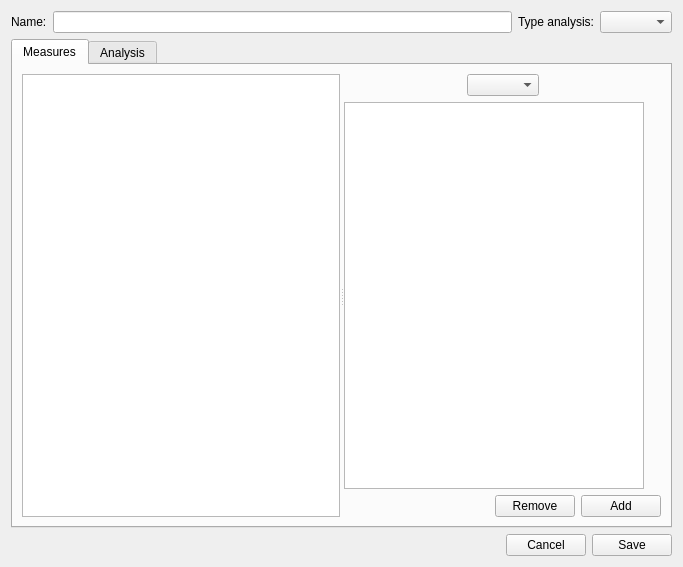
<?xml version="1.0" encoding="UTF-8"?>
<ui version="4.0">
 <class>AnalysisForm</class>
 <widget class="QWidget" name="AnalysisForm">
  <property name="geometry">
   <rect>
    <x>0</x>
    <y>0</y>
    <width>683</width>
    <height>567</height>
   </rect>
  </property>
  <property name="windowTitle">
   <string>Add analysis</string>
  </property>
  <layout class="QGridLayout" name="gridLayout">
   <item row="0" column="0">
    <layout class="QVBoxLayout" name="verticalLayout">
     <item>
      <layout class="QHBoxLayout" name="horizontalLayout_2">
       <item>
        <widget class="QLabel" name="label">
         <property name="sizePolicy">
          <sizepolicy hsizetype="Fixed" vsizetype="Preferred">
           <horstretch>0</horstretch>
           <verstretch>0</verstretch>
          </sizepolicy>
         </property>
         <property name="text">
          <string>Name:</string>
         </property>
        </widget>
       </item>
       <item>
        <widget class="QLineEdit" name="nameAnalysisText"/>
       </item>
       <item>
        <widget class="QLabel" name="label_2">
         <property name="sizePolicy">
          <sizepolicy hsizetype="Fixed" vsizetype="Preferred">
           <horstretch>0</horstretch>
           <verstretch>0</verstretch>
          </sizepolicy>
         </property>
         <property name="text">
          <string>Type analysis:</string>
         </property>
        </widget>
       </item>
       <item>
        <widget class="QComboBox" name="typeAnalysisComboBox">
         <property name="maximumSize">
          <size>
           <width>100</width>
           <height>16777215</height>
          </size>
         </property>
        </widget>
       </item>
      </layout>
     </item>
     <item>
      <widget class="QTabWidget" name="analysisTabs">
       <property name="currentIndex">
        <number>0</number>
       </property>
       <widget class="QWidget" name="inputTab">
        <attribute name="title">
         <string>Measures</string>
        </attribute>
        <layout class="QGridLayout" name="gridLayout_2">
         <item row="0" column="0">
          <widget class="QSplitter" name="inputSplitter">
           <property name="orientation">
            <enum>Qt::Horizontal</enum>
           </property>
           <property name="childrenCollapsible">
            <bool>false</bool>
           </property>
           <widget class="QListView" name="inputItemsListView">
            <property name="minimumSize">
             <size>
              <width>200</width>
              <height>0</height>
             </size>
            </property>
           </widget>
           <widget class="QWidget" name="layoutWidget">
            <layout class="QVBoxLayout" name="verticalLayout_2">
             <item>
              <layout class="QHBoxLayout" name="horizontalLayout_4">
               <item>
                <spacer name="horizontalSpacer_3">
                 <property name="orientation">
                  <enum>Qt::Horizontal</enum>
                 </property>
                 <property name="sizeHint" stdset="0">
                  <size>
                   <width>40</width>
                   <height>20</height>
                  </size>
                 </property>
                </spacer>
               </item>
               <item>
                <widget class="QComboBox" name="typeInputItemComboBox">
                 <property name="maximumSize">
                  <size>
                   <width>200</width>
                   <height>16777215</height>
                  </size>
                 </property>
                </widget>
               </item>
               <item>
                <spacer name="horizontalSpacer_4">
                 <property name="orientation">
                  <enum>Qt::Horizontal</enum>
                 </property>
                 <property name="sizeHint" stdset="0">
                  <size>
                   <width>40</width>
                   <height>20</height>
                  </size>
                 </property>
                </spacer>
               </item>
              </layout>
             </item>
             <item>
              <widget class="QTableView" name="itemInputTableView">
               <property name="minimumSize">
                <size>
                 <width>100</width>
                 <height>0</height>
                </size>
               </property>
               <property name="maximumSize">
                <size>
                 <width>300</width>
                 <height>16777215</height>
                </size>
               </property>
              </widget>
             </item>
             <item>
              <layout class="QHBoxLayout" name="horizontalLayout_3">
               <item>
                <spacer name="horizontalSpacer_2">
                 <property name="orientation">
                  <enum>Qt::Horizontal</enum>
                 </property>
                 <property name="sizeHint" stdset="0">
                  <size>
                   <width>40</width>
                   <height>20</height>
                  </size>
                 </property>
                </spacer>
               </item>
               <item>
                <widget class="QPushButton" name="removeItemInputButton">
                 <property name="text">
                  <string>Remove</string>
                 </property>
                </widget>
               </item>
               <item>
                <widget class="QPushButton" name="insertItemInputButton">
                 <property name="text">
                  <string>Add</string>
                 </property>
                </widget>
               </item>
              </layout>
             </item>
            </layout>
           </widget>
          </widget>
         </item>
        </layout>
       </widget>
       <widget class="QWidget" name="outputTab">
        <attribute name="title">
         <string>Analysis</string>
        </attribute>
        <layout class="QGridLayout" name="gridLayout_3">
         <item row="0" column="0">
          <widget class="QSplitter" name="outputSplitter">
           <property name="orientation">
            <enum>Qt::Horizontal</enum>
           </property>
           <property name="childrenCollapsible">
            <bool>false</bool>
           </property>
           <widget class="QListView" name="outputItemsListView">
            <property name="minimumSize">
             <size>
              <width>200</width>
              <height>0</height>
             </size>
            </property>
           </widget>
           <widget class="QWidget" name="layoutWidget">
            <layout class="QVBoxLayout" name="verticalLayout_3">
             <item>
              <layout class="QHBoxLayout" name="horizontalLayout_5">
               <item>
                <spacer name="horizontalSpacer_5">
                 <property name="orientation">
                  <enum>Qt::Horizontal</enum>
                 </property>
                 <property name="sizeHint" stdset="0">
                  <size>
                   <width>40</width>
                   <height>20</height>
                  </size>
                 </property>
                </spacer>
               </item>
               <item>
                <widget class="QComboBox" name="typeOutputItemComboBox">
                 <property name="enabled">
                  <bool>false</bool>
                 </property>
                 <property name="maximumSize">
                  <size>
                   <width>200</width>
                   <height>16777215</height>
                  </size>
                 </property>
                </widget>
               </item>
               <item>
                <spacer name="horizontalSpacer_6">
                 <property name="orientation">
                  <enum>Qt::Horizontal</enum>
                 </property>
                 <property name="sizeHint" stdset="0">
                  <size>
                   <width>40</width>
                   <height>20</height>
                  </size>
                 </property>
                </spacer>
               </item>
              </layout>
             </item>
             <item>
              <widget class="QTableView" name="itemOutputTableView">
               <property name="minimumSize">
                <size>
                 <width>100</width>
                 <height>0</height>
                </size>
               </property>
               <property name="maximumSize">
                <size>
                 <width>300</width>
                 <height>16777215</height>
                </size>
               </property>
              </widget>
             </item>
             <item>
              <layout class="QHBoxLayout" name="horizontalLayout_6">
               <item>
                <spacer name="horizontalSpacer_7">
                 <property name="orientation">
                  <enum>Qt::Horizontal</enum>
                 </property>
                 <property name="sizeHint" stdset="0">
                  <size>
                   <width>40</width>
                   <height>20</height>
                  </size>
                 </property>
                </spacer>
               </item>
               <item>
                <widget class="QPushButton" name="removeItemOutputButton">
                 <property name="text">
                  <string>Remove</string>
                 </property>
                </widget>
               </item>
               <item>
                <widget class="QPushButton" name="insertItemOutputButton">
                 <property name="text">
                  <string>Add</string>
                 </property>
                </widget>
               </item>
              </layout>
             </item>
            </layout>
           </widget>
          </widget>
         </item>
        </layout>
       </widget>
      </widget>
     </item>
     <item>
      <layout class="QHBoxLayout" name="horizontalLayout">
       <item>
        <spacer name="horizontalSpacer">
         <property name="orientation">
          <enum>Qt::Horizontal</enum>
         </property>
         <property name="sizeHint" stdset="0">
          <size>
           <width>40</width>
           <height>20</height>
          </size>
         </property>
        </spacer>
       </item>
       <item>
        <widget class="QPushButton" name="cancelButton">
         <property name="text">
          <string>Cancel</string>
         </property>
        </widget>
       </item>
       <item>
        <widget class="QPushButton" name="saveButton">
         <property name="text">
          <string>Save</string>
         </property>
        </widget>
       </item>
      </layout>
     </item>
    </layout>
   </item>
  </layout>
 </widget>
 <resources/>
 <connections/>
</ui>
